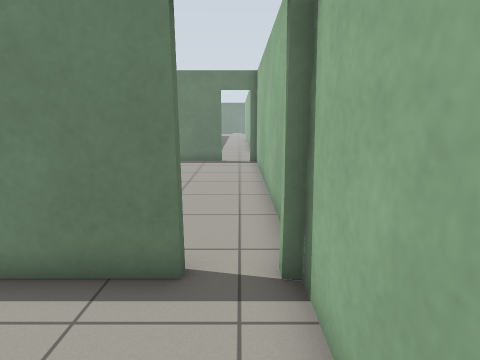
view 1 (above)

24 first-person views from a walk through a robot-simulator world made for Gazebo. The camera is 1.2 m above the floor, tilts 12° down and sees 80° across. The floor is counted in squares, 0.5 m on a side. Each view is taken from the middle of a square. On the plan, view 1 faces up. The plan holds only what a view shows up to about 18 squares ahead; the rest is blank. The place goes on beyond the plan. Some stock models are drawn as simple stand-ins.

view 2
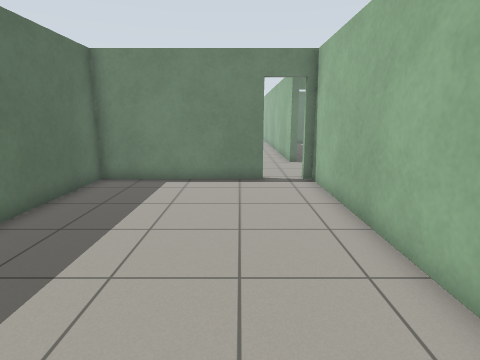

view 3
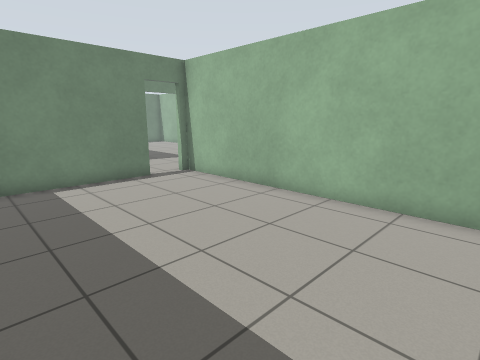

view 4
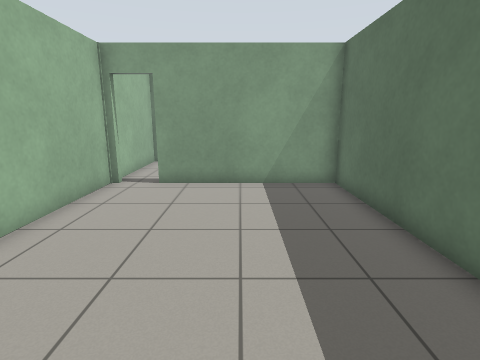

view 5
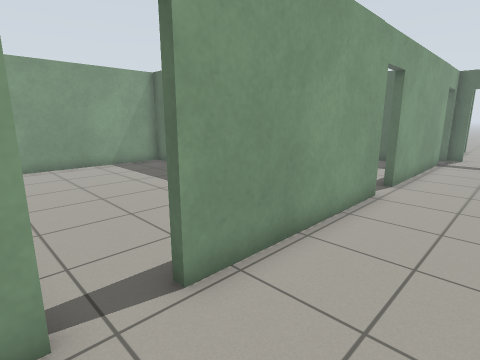

view 6
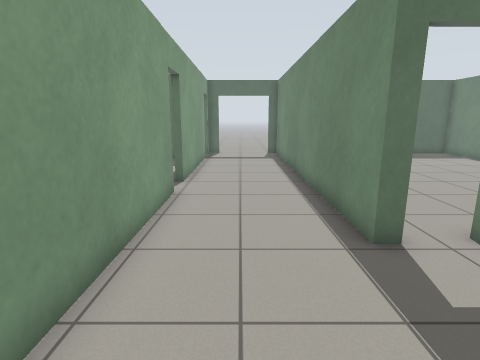

view 7
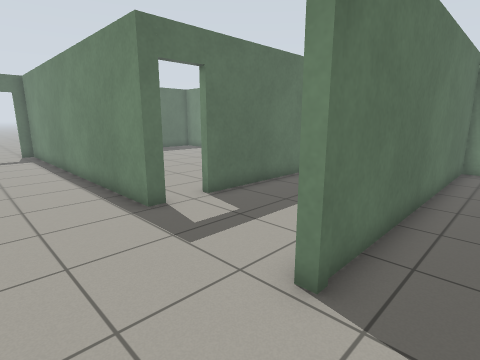

view 8
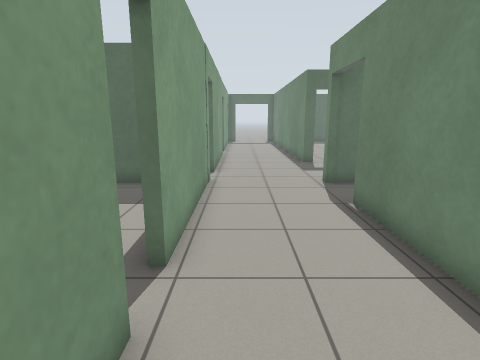

view 9
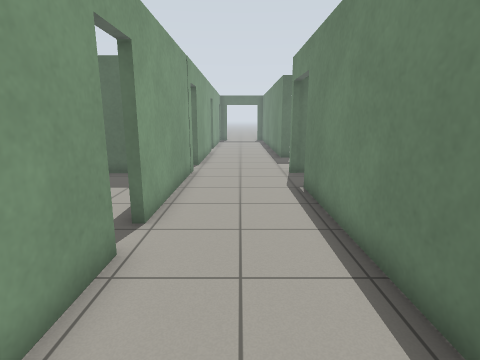

view 10
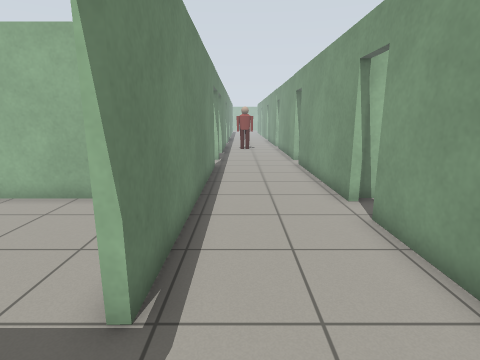

view 11
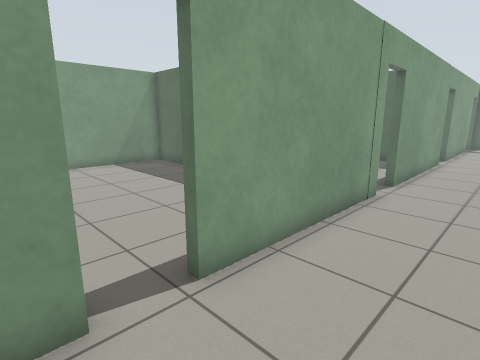

view 12
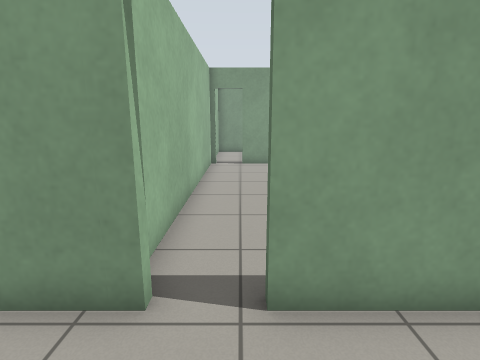

view 13
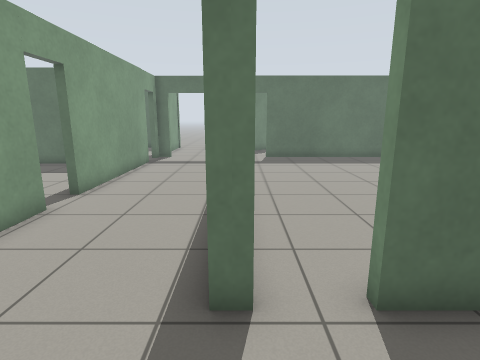

view 14
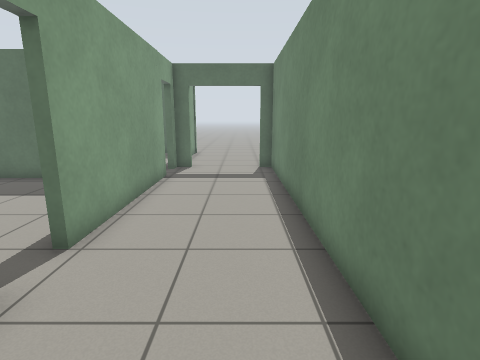

view 15
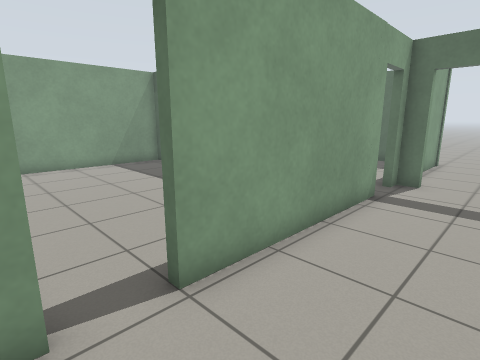

view 16
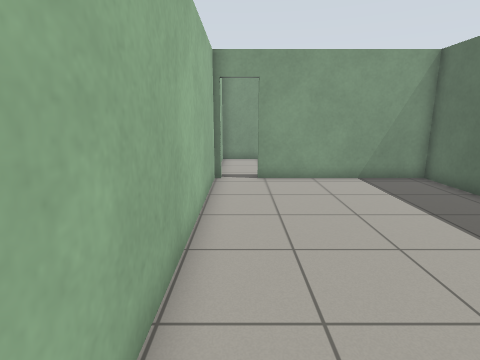

view 17
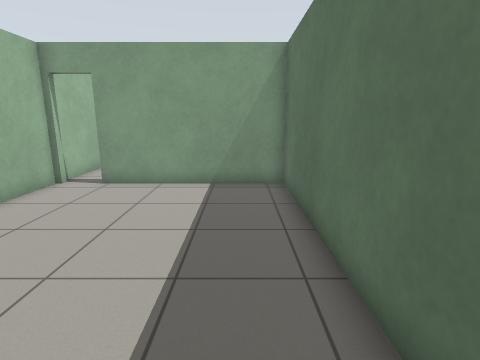

view 18
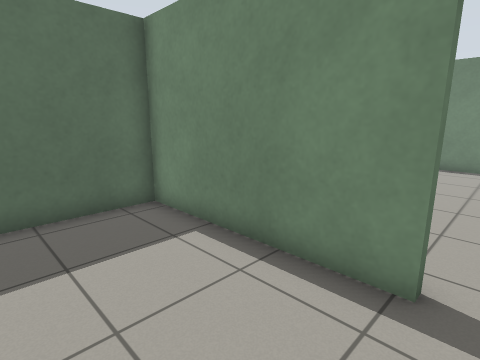

view 19
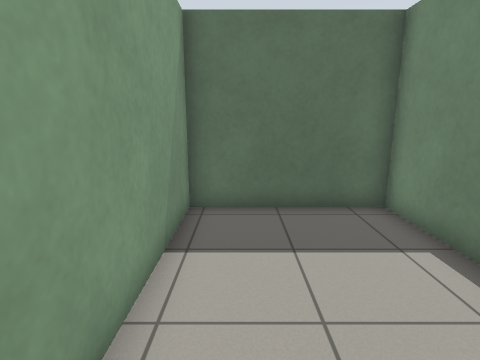

view 20
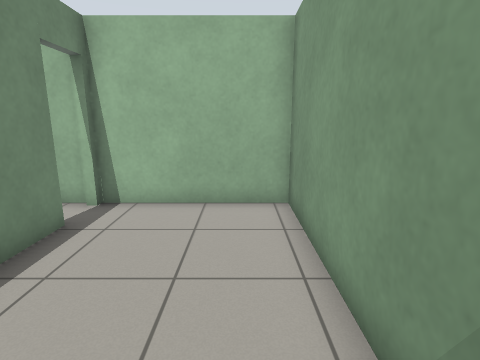

view 21
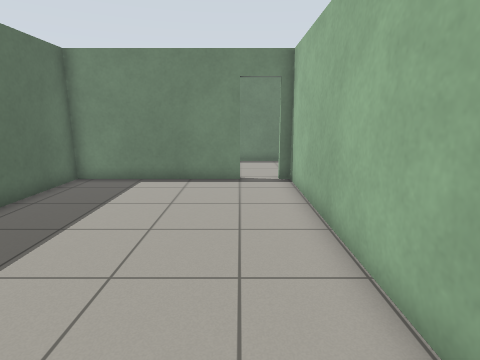

view 22
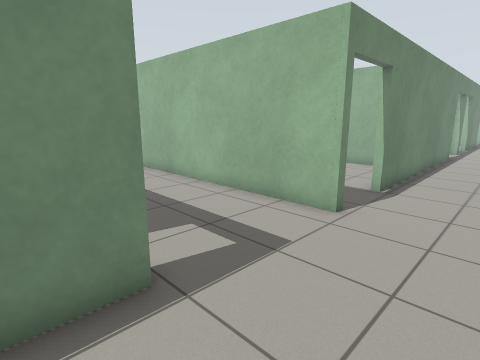

view 23
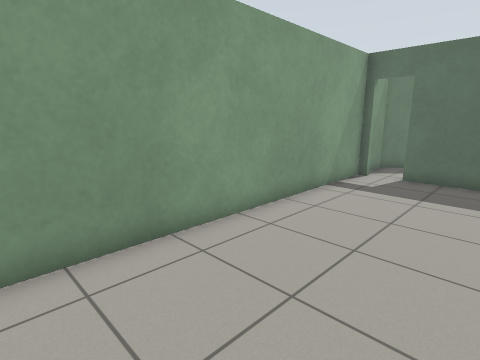

view 24
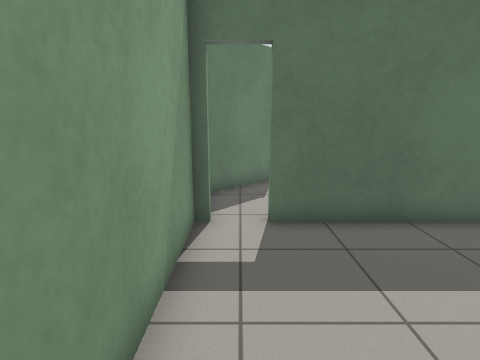

### Floor plan
Points are (right, up) in squares from view 1. A wall is a line through its corners. A room is listed if a view was taken in it or the views show most of it. See-through windows are left out.
Room 1 (view 1)
walls: (-0.9, 4.1) (-3.8, 4.1); (1, -1.5) (1, 4)
ways out: open door at (-0.5, 4) to room 2
Room 2 (views 2, 3, 4)
walls: (-1.1, 16.5) (-7.7, 16.5) (-7.7, 4.3); (1, 4.3) (1, 16.5); (-8, 4.4) (-0.9, 4.4)
ways out: open door at (-0.5, 4) to room 1; open door at (-0.5, 17) to room 3
Room 3 (views 5, 6, 7, 8, 9, 10, 11, 12, 13, 14, 15, 22)
walls: (-4.2, 22.2) (-4.2, 21.6) (-19.5, 21.6) (-19.5, 21); (1.2, 21.3) (1, 21.3) (1, 27.5); (0.6, 16.8) (7.6, 16.8); (-8.5, 16.8) (-1.1, 16.8); (-4.2, 27.6) (-4.2, 23.7); (9.2, 16.8) (14.6, 16.8); (-17.4, 16.8) (-9.9, 16.8); (14.6, 21.3) (3.9, 21.3)
ways out: open door at (-0.5, 17) to room 2; open door at (-9.5, 17) to room 4; open door at (-4, 23) to room 6; open door at (8.5, 17) to room 7; open door at (-20, 19.5); open door at (-18.5, 17); open door at (2.8, 21.4)
Room 4 (views 16, 17, 21)
walls: (-10, 16.5) (-16.6, 16.5) (-16.6, 4.4) (-9.8, 4.4); (-8, 4.3) (-8, 16.5)
ways out: open door at (-9.5, 17) to room 3; open door at (-9, 4) to room 5
Room 5 (views 18, 19, 20)
walls: (-9.6, 4.1) (-16.6, 4.1) (-16.6, -1.4) (-8, -1.4) (-8, 4.4)
ways out: open door at (-9, 4) to room 4
Room 6 (views 23, 24)
walls: (-19.5, 27.5) (-19.5, 23.6); (-4.2, 23.7) (-4.7, 23.7); (-19.5, 21.9) (-7.1, 21.9)
ways out: open door at (-4, 23) to room 3; open door at (-19.5, 23)
Room 7 (no view inside)
walls: (1.2, 14.2) (1.2, 13); (1.2, 7) (1.2, 4.4) (7.9, 4.4); (9.5, 4.4) (9.5, 16.4)
ways out: open door at (8.5, 17) to room 3

Positions as (right, up) in squares from view 1, and headings:
1: (0, 0), facing up
2: (-2, 5), facing up
3: (-7, 5), facing up-right
4: (-4, 15), facing down
5: (1, 20), facing down-left
6: (1, 19), facing left
7: (3, 18), facing up-left
8: (12, 18), facing left
9: (14, 19), facing left
10: (1, 20), facing right
11: (10, 20), facing down-left
12: (8, 20), facing down
13: (-1, 22), facing left
14: (-5, 20), facing left
15: (-8, 20), facing down-left
16: (-9, 16), facing down
17: (-15, 15), facing down
18: (-9, 0), facing up-left
19: (-9, 0), facing left
20: (-16, 0), facing right
21: (-10, 5), facing up
22: (-6, 18), facing up-right
23: (-7, 27), facing down-left
24: (-13, 23), facing left
